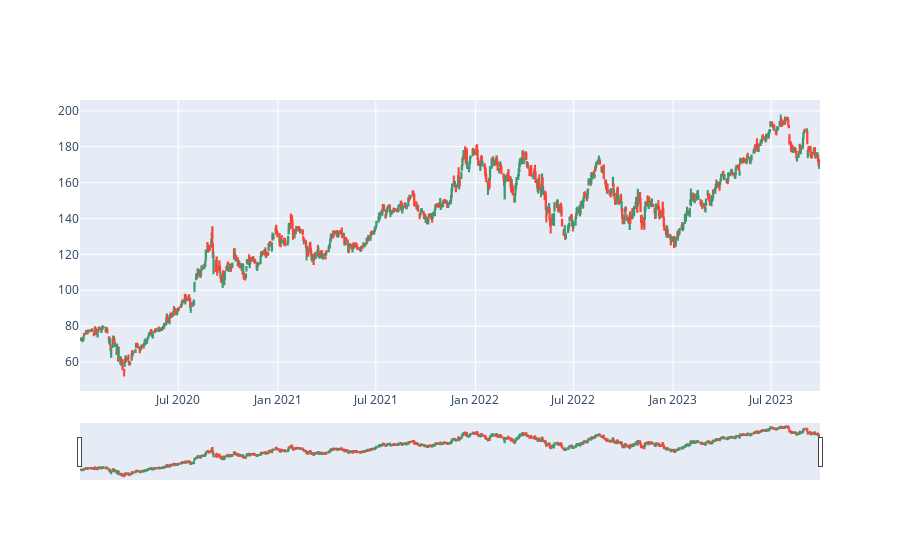

The notebook cell this image was saved under:
### Markdown cell above
https://coderzcolumn.com/tutorials/data-science/candlestick-chart-in-python-mplfinance-plotly-bokeh

### Code cell
candlestick = go.Candlestick(
                            x=df.index,
                            open=df['Open'],
                            high=df['High'],
                            low=df['Low'],
                            close=df['Close']
                            )

fig = go.Figure(data=[candlestick])

fig.show()

### Figure 1 — Plotly figure (JSON) as saved in the notebook; plotly's stock layout.template omitted (floating-point values rounded to 4 significant figures; data arrays with more than 128 entries replaced by an {"elided": "..."} marker saying what was removed)
{"data": [{"close": {"elided": "943 float values"}, "high": {"elided": "943 float values"}, "low": {"elided": "943 float values"}, "open": {"elided": "943 float values"}, "type": "candlestick", "x": {"elided": "943 str values"}}], "layout": {}}
